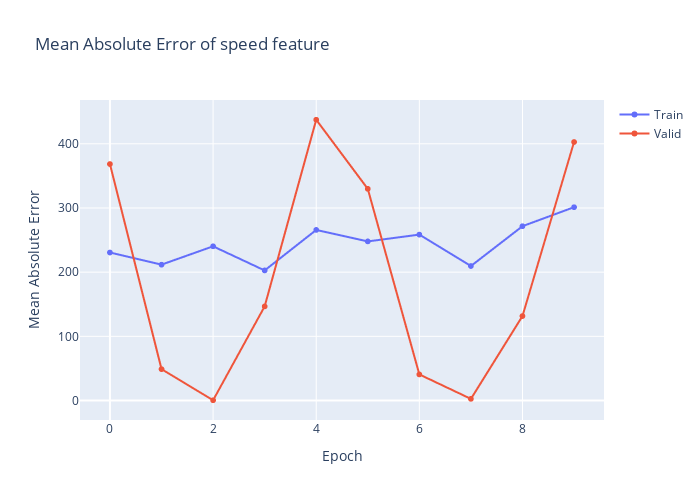

Here is the notebook cell this chart was saved with:
### Code cell
plt.clf()
fig = go.Figure()
fig.add_trace(go.Scattergl(
                    y=history.history['speed_output_mse'],
                    name='Train'))
fig.add_trace(go.Scattergl(
                    y=history.history['val_speed_output_mse'],
                    name='Valid'))
fig.update_layout(height=500, 
                  width=700,
                  title='Mean Absolute Error of speed feature',
                  xaxis_title='Epoch',
                  yaxis_title='Mean Absolute Error')
fig.show()

if is_save_images:
    read_write.save_plot(path=image_save_dir+'speed_MAE.png',fig=fig)
    print(read_write.print_terminal(type='done',message='MAE plot of speed saved to {}'.format(image_save_dir+'speed_MAE.png')))

### Figure 1 — Plotly figure (JSON) as saved in the notebook; plotly's stock layout.template omitted (floating-point values rounded to 4 significant figures)
{"data": [{"name": "Train", "type": "scattergl", "y": [230.6, 211.7, 240.3, 202.7, 265.8, 247.9, 258.5, 209.6, 271.6, 301.3]}, {"name": "Valid", "type": "scattergl", "y": [368.5, 48.92, 0.4209, 146.7, 437.5, 329.8, 40.65, 2.553, 131.6, 402.8]}], "layout": {"height": 500, "title": {"text": "Mean Absolute Error of speed feature"}, "width": 700, "xaxis": {"title": {"text": "Epoch"}}, "yaxis": {"title": {"text": "Mean Absolute Error"}}}}
